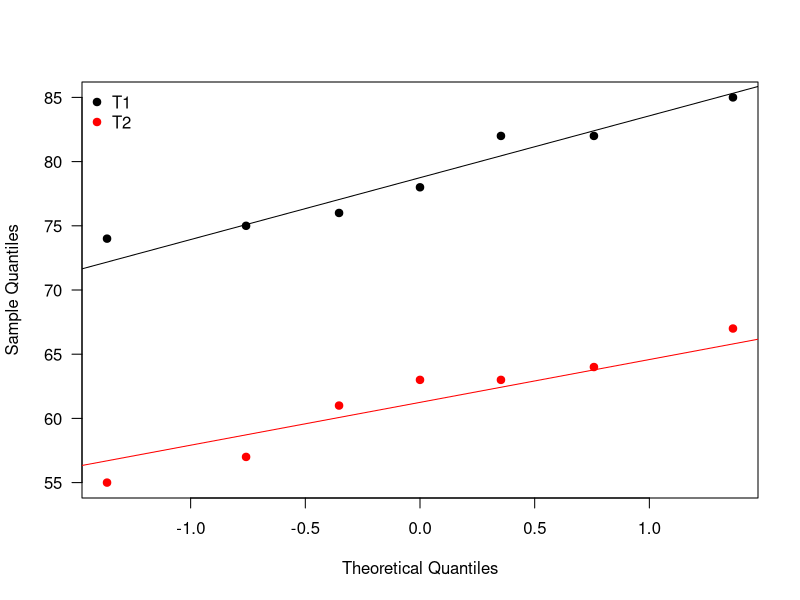
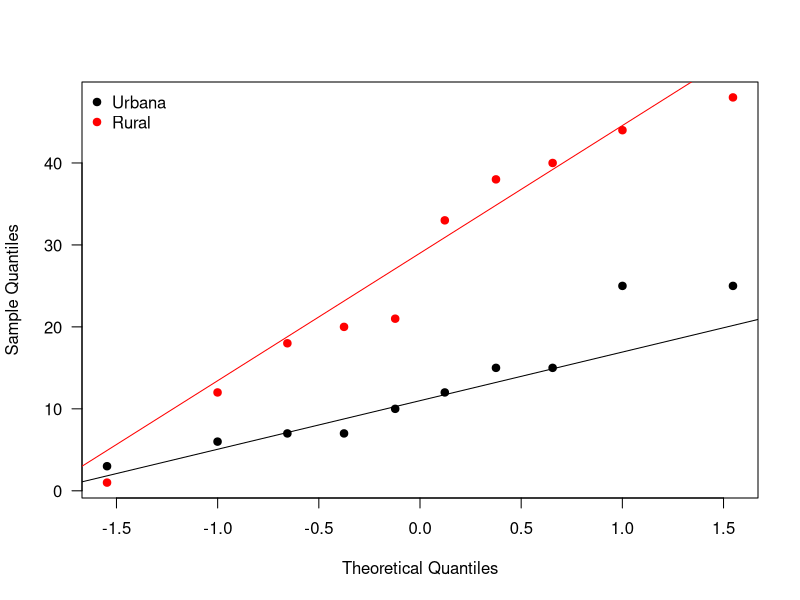
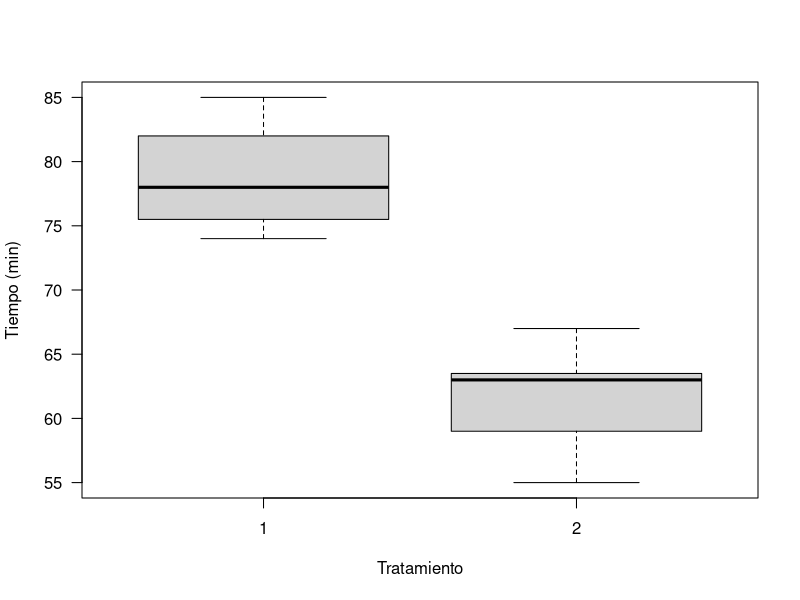
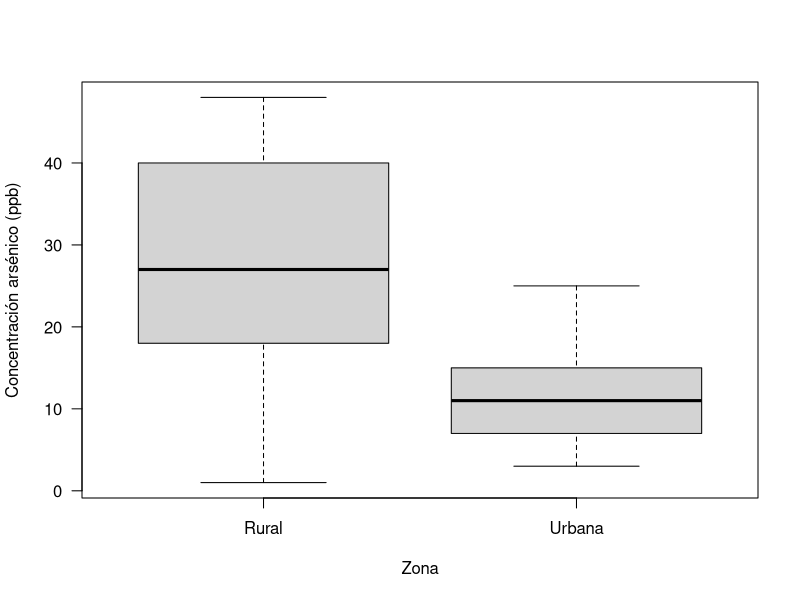

R code for these plots, in order:
## ---- chunk 1
contenido <- c(510, 492, 494, 498, 492,
               496, 502, 491, 507, 496) 

require(nortest) # Se debe haber instalado antes nortest
ad.test(contenido)
## ---- chunk 2
t.test(contenido, alternative='two.sided',
       conf.level=0.95, mu=500)
## ---- chunk 3
xbarra <- 19500  # Datos del problema
desvia <- 3900
n <- 100
mu <- 20000

est <- (xbarra - mu) / (desvia / sqrt(n))
est  # Para obtener el valor del estadístico
pnorm(est)  # Para obtener el valor-P
## ---- chunk 4
prop.test(x=174, n=200, p=0.9, alternative='less',
          conf.level=0.95, correct=FALSE)
## ---- chunk 5
T1 <- c(76, 85, 74,78, 82, 75, 82) 
T2 <- c(57, 67, 55, 64, 61, 63, 63)
## ---- chunk 6
q1 <- qqnorm(T1, plot.it=FALSE)
q2 <- qqnorm(T2, plot.it=FALSE)
plot(range(q1$x, q2$x), range(q1$y, q2$y), type="n", las=1,
     xlab='Theoretical Quantiles', ylab='Sample Quantiles')
points(q1, pch=19)
points(q2, col="red", pch=19)
qqline(T1)
qqline(T2, col="red")
legend('topleft', legend=c('T1', 'T2'), bty='n',
       col=c('black', 'red'), pch=19)
## ---- chunk 7
require(nortest)
lillie.test(T1)$p.value
lillie.test(T2)$p.value
## ---- chunk 8
var.test(T1, T2, ratio=1, alternative="two.sided",
         conf.level=0.97)
## ---- chunk 9
urb <- c(3, 7, 25, 10, 15, 6, 12, 25, 15, 7)
rur <- c(48, 44, 40, 38, 33, 21, 20, 12, 1, 18)
## ---- chunk 10
q1 <- qqnorm(urb, plot.it=FALSE)
q2 <- qqnorm(rur, plot.it=FALSE)
plot(range(q1$x, q2$x), range(q1$y, q2$y), type="n", las=1,
     xlab='Theoretical Quantiles', ylab='Sample Quantiles')
points(q1, pch=19)
points(q2, col="red", pch=19)
qqline(urb)
qqline(rur, col="red")
legend('topleft', legend=c('Urbana', 'Rural'), bty='n',
       col=c('black', 'red'), pch=19)
## ---- chunk 11
require(nortest)
lillie.test(urb)$p.value
lillie.test(rur)$p.value
## ---- chunk 12
var.test(urb, rur, ratio=1, alternative="two.sided",
         conf.level=0.93)
## ---- chunk 13
datos <- data.frame(tiempo=c(T1, T2), trat=rep(1:2, each=7))
boxplot(tiempo ~ trat, data=datos, las=1,
        xlab='Tratamiento', ylab='Tiempo (min)')
## ---- chunk 14
t.test(T1, T2, alternative="two.sided", mu=0, 
       paired=FALSE, var.equal=TRUE, conf.level=0.97)
## ---- chunk 15
datos <- data.frame(Concentracion=c(urb, rur),
                    Zona=rep(c('Urbana', 'Rural'), each=10))
boxplot(Concentracion ~ Zona, data=datos, las=1,
        xlab='Zona', ylab='Concentración arsénico (ppb)')
## ---- chunk 16
t.test(urb, rur, alternative="two.sided", mu=0, 
       paired=FALSE, var.equal=FALSE, conf.level=0.93)
